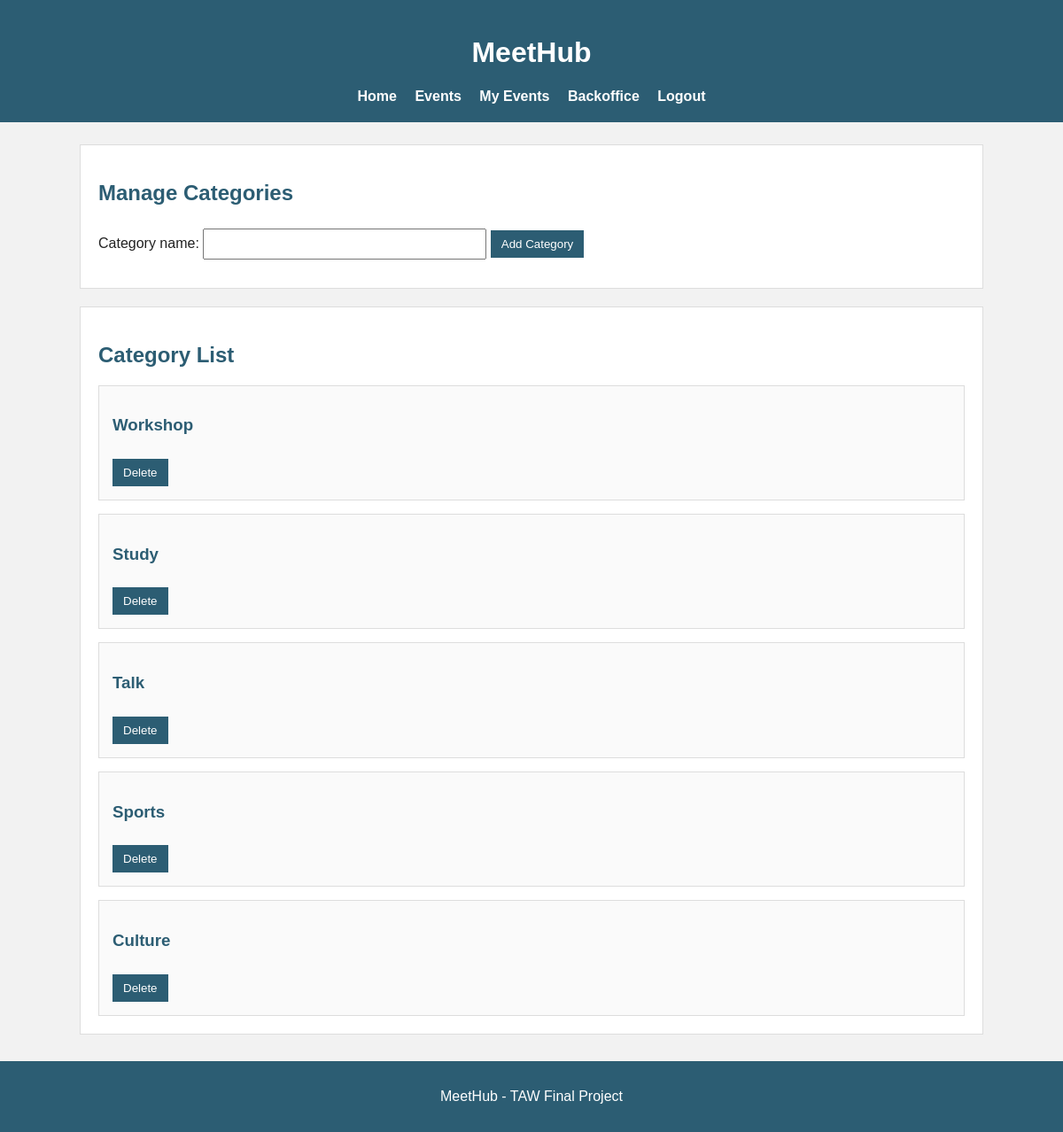
Page /admin/categories (signed in) on the committed database.
### models.py (models this page shows)
class BaseModel(Model):
    class Meta:
        database = db

class Category(BaseModel):
    name = CharField(unique=True)

### app.py (the view)
@app.route("/admin/categories")
def admin_categories():
    guard = admin_required()
    if guard:
        return guard
    categories = Category.select()
    return render_template(
        "admin_categories.html",
        categories=categories,
        user=current_user()
    )

### app.py (called while the page is built)
@app.before_request
def before_request():
    db.connect(reuse_if_open=True)

@app.after_request
def after_request(response):
    if not db.is_closed():
        db.close()
    return response

def current_user():
    if "user_id" in session:
        return User.get_or_none(User.id == session["user_id"])
    return None

def admin_required():
    user = current_user()
    if not user or not user.is_admin:
        return redirect(url_for("index"))
    return None

### templates/admin_categories.html
{% extends "base.html" %}
{% block content %}
<section>
  <h2>Manage Categories</h2>
  <form method="post" action="{{ url_for('admin_create_category') }}">
    <label for="name">Category name:</label>
    <input type="text" id="name" name="name" required>
    <button type="submit">Add Category</button>
  </form>
</section>
<section>
  <h2>Category List</h2>
  {% for category in categories %}
    <article>
      <h3>{{ category.name }}</h3>
      <form method="post" action="{{ url_for('admin_delete_category', category_id=category.id) }}">
        <button type="submit">Delete</button>
      </form>
    </article>
  {% else %}
    <p>No categories created yet.</p>
  {% endfor %}
</section>
{% endblock %}

### static/style.css (style rules this page uses)
body { font-family: Arial, sans-serif; background-color: #f2f2f2; margin: 0; color: #222; }
section { background-color: white; padding: 20px; margin-bottom: 20px; border: 1px solid #ddd; }
article { background-color: #fafafa; padding: 15px; margin-top: 15px; border: 1px solid #ddd; }
h1, h2, h3 { color: #2c5d73; }
button, .button { background-color: #2c5d73; color: white; padding: 8px 12px; border: none; text-decoration: none; display: inline-block; margin-top: 8px; }
input, select { padding: 8px; margin: 5px 0 12px 0; width: 100%; max-width: 300px; }

### rows in the picture
Category: name "Workshop"
Category: name "Study"
Category: name "Talk"
Category: name "Sports"
Category: name "Culture"
